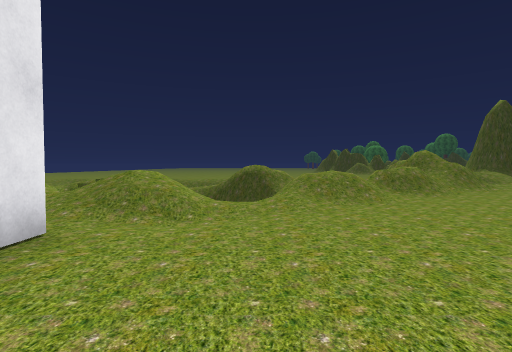
view 1 (above)

17 first-person views from a walk through a Unity game level. The camera is 1.5 m above the floor, tilts 2° down and sees 80° across. The floor is counted in squares, 2 m on a side. Each view is taken from the middle of a square. On the plan, view 1 faces up. The plan holds only what a view shows up to about 10 squares ahead; the rest is blank. The place goes on beyond the plan. Some trees and plants on the terrain are drawn as simple stand-ins. The player is left out. Some animated figures are left out. Some surface patterns are stand-ins.

view 2
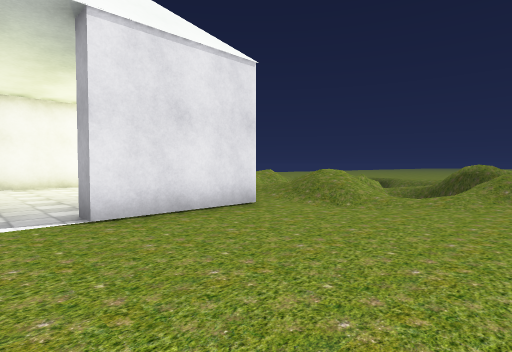

view 3
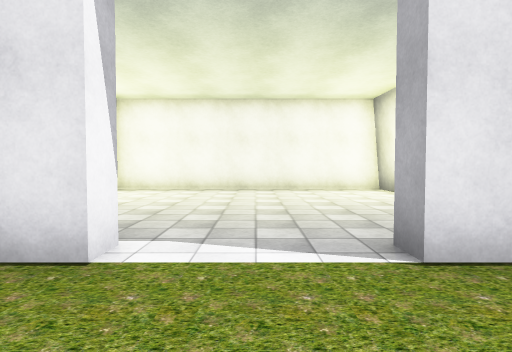

view 4
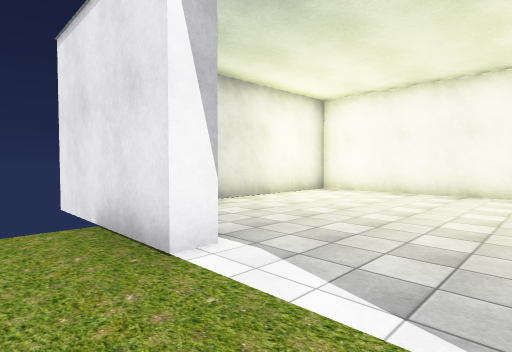

view 5
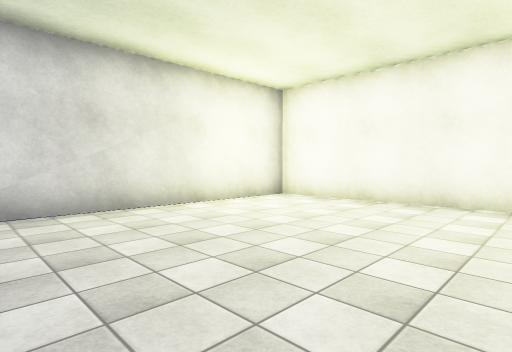

view 6
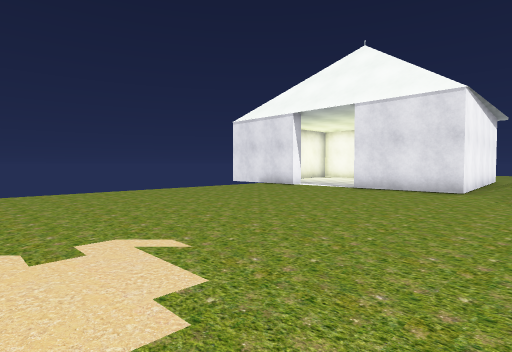

view 7
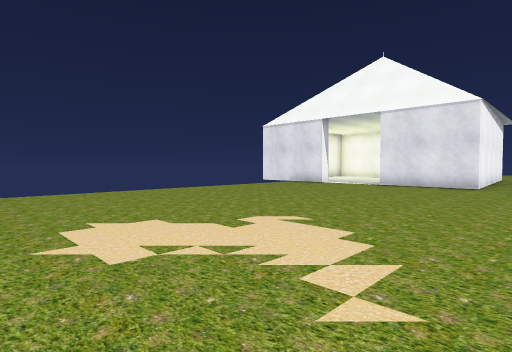

view 8
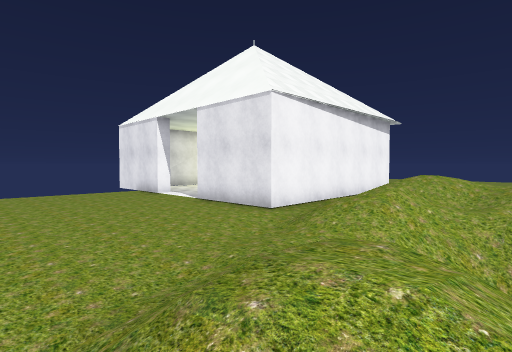

view 9
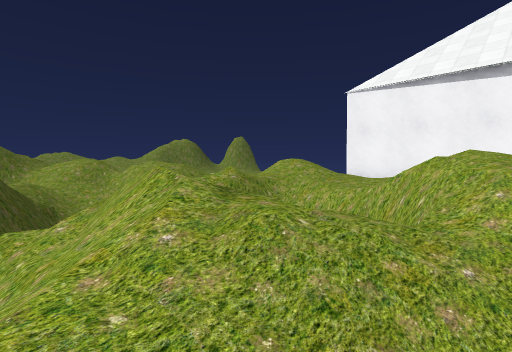

view 10
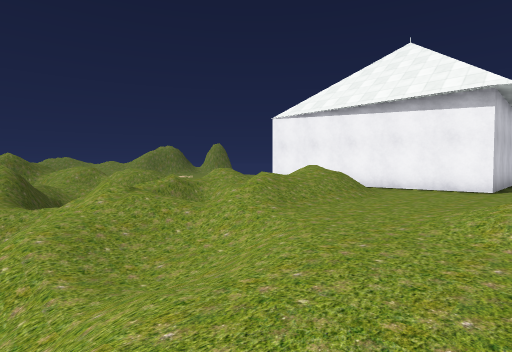

view 11
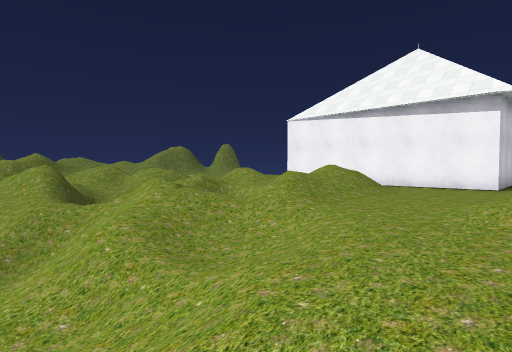

view 12
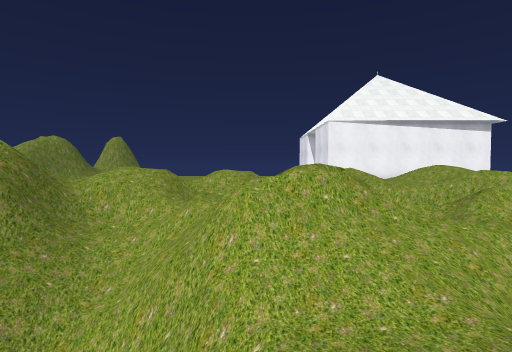

view 13
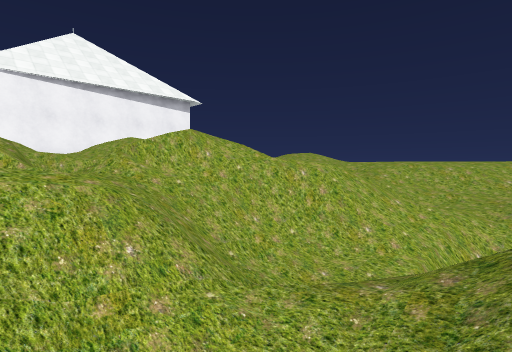

view 14
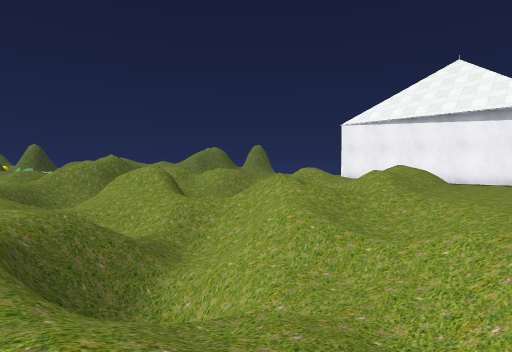

view 15
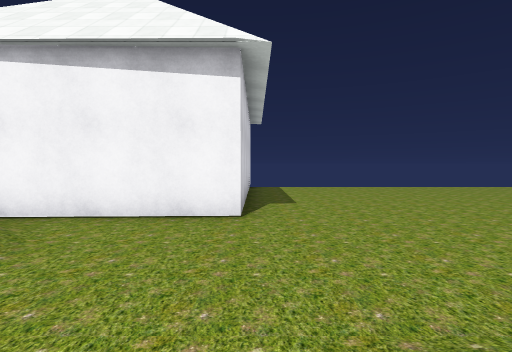

view 16
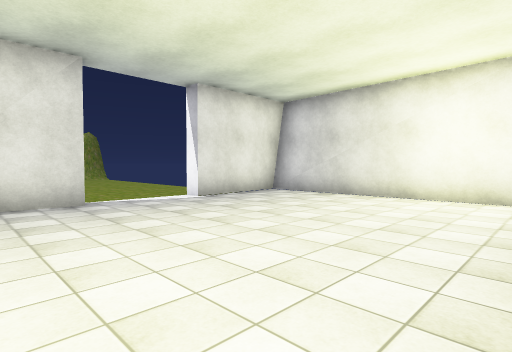

view 17
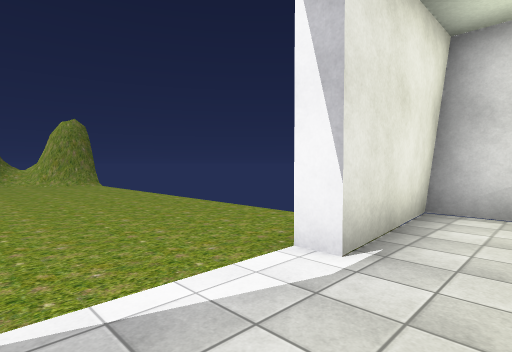

### Floor plan
Key: @ floor where view 1 was taken; # wall or solid block; . main floor; - floor 0.5 m lower than the main floor; / step, stairs or slope; = window, fence, low wall or low ledge; v drop or lower ground.
Columns run from 11 left of view 1 to 9 right of it. Each row starts with its distance up from view 1.
 17  ..////.    .
 16   //= v/////
 15  /////#//////
 14 /////=///////v v
 13 .////////////vvv=
 12 ..///////////=//#/
 11 ..//////= ##////v/
 10 ...///vv=# /////////
  9 //..//  -=  ////////
  8 //..//vv/=  /////..
  7 //.//////// ///...
  6 ....//////////...
  5 ....////////.........
  4 ....///////..........
  3 .########............
  2 .#......#............
  1 .#......#............
  0 .#.........@.........
 -1 .#...................
 -2 .#..................
 -3  #......#...........
 -4  #......##
 -5  #.......#
 -6  #########

Positions as (right, up) in squares from view 1, and headings:
1: (0, 0), facing up
2: (2, -1), facing up-left
3: (0, -1), facing left
4: (-1, 0), facing down-left
5: (-3, 0), facing down-left
6: (7, 5), facing down-left
7: (9, 5), facing down-left
8: (3, 8), facing down-left
9: (-7, 12), facing down-right
10: (-11, 13), facing down-right
11: (-11, 14), facing down-right
12: (1, 17), facing down
13: (-2, 15), facing down-left
14: (-10, 17), facing down-right
15: (-10, 8), facing down
16: (-9, 2), facing down-right
17: (-4, 0), facing down-right
